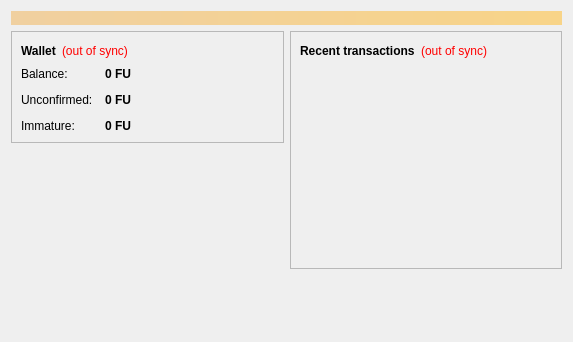
<?xml version="1.0" encoding="UTF-8"?>
<ui version="4.0">
 <class>OverviewPage</class>
 <widget class="QWidget" name="OverviewPage">
  <property name="geometry">
   <rect>
    <x>0</x>
    <y>0</y>
    <width>573</width>
    <height>342</height>
   </rect>
  </property>
  <property name="windowTitle">
   <string>Form</string>
  </property>
  <layout class="QVBoxLayout" name="topLayout">
   <item>
    <widget class="QLabel" name="labelAlerts">
     <property name="visible">
      <bool>false</bool>
     </property>
     <property name="styleSheet">
      <string notr="true">background-color: qlineargradient(x1: 0, y1: 0, x2: 1, y2: 0, stop:0 #F0D0A0, stop:1 #F8D488); color:#000000;</string>
     </property>
     <property name="wordWrap">
      <bool>true</bool>
     </property>
     <property name="margin">
      <number>3</number>
     </property>
    </widget>
   </item>
   <item>
    <layout class="QHBoxLayout" name="horizontalLayout" stretch="1,1">
     <item>
      <layout class="QVBoxLayout" name="verticalLayout_2">
       <item>
        <widget class="QFrame" name="frame">
         <property name="frameShape">
          <enum>QFrame::StyledPanel</enum>
         </property>
         <property name="frameShadow">
          <enum>QFrame::Raised</enum>
         </property>
         <layout class="QVBoxLayout" name="verticalLayout_4">
          <item>
           <layout class="QHBoxLayout" name="horizontalLayout_4">
            <item>
             <widget class="QLabel" name="label_5">
              <property name="font">
               <font>
                <weight>75</weight>
                <bold>true</bold>
               </font>
              </property>
              <property name="text">
               <string>Wallet</string>
              </property>
             </widget>
            </item>
            <item>
             <widget class="QLabel" name="labelWalletStatus">
              <property name="toolTip">
               <string>The displayed information may be out of date. Your wallet automatically synchronizes with the Fu network after a connection is established, but this process has not completed yet.</string>
              </property>
              <property name="styleSheet">
               <string notr="true">QLabel { color: red; }</string>
              </property>
              <property name="text">
               <string notr="true">(out of sync)</string>
              </property>
              <property name="alignment">
               <set>Qt::AlignLeading|Qt::AlignLeft|Qt::AlignVCenter</set>
              </property>
             </widget>
            </item>
            <item>
             <spacer name="horizontalSpacer_2">
              <property name="orientation">
               <enum>Qt::Horizontal</enum>
              </property>
              <property name="sizeHint" stdset="0">
               <size>
                <width>40</width>
                <height>20</height>
               </size>
              </property>
             </spacer>
            </item>
           </layout>
          </item>
          <item>
           <layout class="QFormLayout" name="formLayout_2">
            <property name="fieldGrowthPolicy">
             <enum>QFormLayout::AllNonFixedFieldsGrow</enum>
            </property>
            <property name="horizontalSpacing">
             <number>12</number>
            </property>
            <property name="verticalSpacing">
             <number>12</number>
            </property>
            <item row="0" column="0">
             <widget class="QLabel" name="label">
              <property name="text">
               <string>Balance:</string>
              </property>
             </widget>
            </item>
            <item row="0" column="1">
             <widget class="QLabel" name="labelBalance">
              <property name="font">
               <font>
                <weight>75</weight>
                <bold>true</bold>
               </font>
              </property>
              <property name="cursor">
               <cursorShape>IBeamCursor</cursorShape>
              </property>
              <property name="toolTip">
               <string>Your current balance</string>
              </property>
              <property name="text">
               <string notr="true">0 FU</string>
              </property>
              <property name="textInteractionFlags">
               <set>Qt::LinksAccessibleByMouse|Qt::TextSelectableByKeyboard|Qt::TextSelectableByMouse</set>
              </property>
             </widget>
            </item>
            <item row="1" column="0">
             <widget class="QLabel" name="label_3">
              <property name="text">
               <string>Unconfirmed:</string>
              </property>
             </widget>
            </item>
            <item row="1" column="1">
             <widget class="QLabel" name="labelUnconfirmed">
              <property name="font">
               <font>
                <weight>75</weight>
                <bold>true</bold>
               </font>
              </property>
              <property name="cursor">
               <cursorShape>IBeamCursor</cursorShape>
              </property>
              <property name="toolTip">
               <string>Total of transactions that have yet to be confirmed, and do not yet count toward the current balance</string>
              </property>
              <property name="text">
               <string notr="true">0 FU</string>
              </property>
              <property name="textInteractionFlags">
               <set>Qt::LinksAccessibleByMouse|Qt::TextSelectableByKeyboard|Qt::TextSelectableByMouse</set>
              </property>
             </widget>
            </item>
            <item row="2" column="0">
             <widget class="QLabel" name="labelImmatureText">
              <property name="text">
               <string>Immature:</string>
              </property>
             </widget>
            </item>
            <item row="2" column="1">
             <widget class="QLabel" name="labelImmature">
              <property name="font">
               <font>
                <weight>75</weight>
                <bold>true</bold>
               </font>
              </property>
              <property name="toolTip">
               <string>Mined balance that has not yet matured</string>
              </property>
              <property name="text">
               <string notr="true">0 FU</string>
              </property>
              <property name="textInteractionFlags">
               <set>Qt::LinksAccessibleByMouse|Qt::TextSelectableByKeyboard|Qt::TextSelectableByMouse</set>
              </property>
             </widget>
            </item>
           </layout>
          </item>
         </layout>
        </widget>
       </item>
       <item>
        <spacer name="verticalSpacer">
         <property name="orientation">
          <enum>Qt::Vertical</enum>
         </property>
         <property name="sizeHint" stdset="0">
          <size>
           <width>20</width>
           <height>40</height>
          </size>
         </property>
        </spacer>
       </item>
      <item>
         <widget class="QLabel" name="coinimage">
          <property name="text">
           <string/>
          </property>
          <property name="pixmap">
           <pixmap resource="../bitcoin.qrc">:/icons/bitcoin</pixmap>
          </property>
          <property name="scaledContents">
           <bool>false</bool>
          </property>
          <property name="alignment">
           <set>Qt::AlignCenter</set>
          </property>
          <property name="margin">
           <number>-2</number>
          </property>
         </widget>
        </item>
      </layout>
     </item>
     <item>
      <layout class="QVBoxLayout" name="verticalLayout_3">
       <item>
        <widget class="QFrame" name="frame_2">
         <property name="frameShape">
          <enum>QFrame::StyledPanel</enum>
         </property>
         <property name="frameShadow">
          <enum>QFrame::Raised</enum>
         </property>
         <layout class="QVBoxLayout" name="verticalLayout">
          <item>
           <layout class="QHBoxLayout" name="horizontalLayout_2">
            <item>
             <widget class="QLabel" name="label_4">
              <property name="text">
               <string>&lt;b&gt;Recent transactions&lt;/b&gt;</string>
              </property>
             </widget>
            </item>
            <item>
             <widget class="QLabel" name="labelTransactionsStatus">
              <property name="toolTip">
               <string>The displayed information may be out of date. Your wallet automatically synchronizes with the Fu network after a connection is established, but this process has not completed yet.</string>
              </property>
              <property name="styleSheet">
               <string notr="true">QLabel { color: red; }</string>
              </property>
              <property name="text">
               <string notr="true">(out of sync)</string>
              </property>
              <property name="alignment">
               <set>Qt::AlignRight|Qt::AlignTrailing|Qt::AlignVCenter</set>
              </property>
             </widget>
            </item>
            <item>
             <spacer name="horizontalSpacer">
              <property name="orientation">
               <enum>Qt::Horizontal</enum>
              </property>
              <property name="sizeHint" stdset="0">
               <size>
                <width>40</width>
                <height>20</height>
               </size>
              </property>
             </spacer>
            </item>
           </layout>
          </item>
          <item>
           <widget class="QListView" name="listTransactions">
            <property name="styleSheet">
             <string notr="true">QListView { background: transparent; }</string>
            </property>
            <property name="frameShape">
             <enum>QFrame::NoFrame</enum>
            </property>
            <property name="verticalScrollBarPolicy">
             <enum>Qt::ScrollBarAlwaysOff</enum>
            </property>
            <property name="horizontalScrollBarPolicy">
             <enum>Qt::ScrollBarAlwaysOff</enum>
            </property>
            <property name="selectionMode">
             <enum>QAbstractItemView::NoSelection</enum>
            </property>
           </widget>
          </item>
         </layout>
        </widget>
       </item>
       <item>
        <spacer name="verticalSpacer_2">
         <property name="orientation">
          <enum>Qt::Vertical</enum>
         </property>
         <property name="sizeHint" stdset="0">
          <size>
           <width>20</width>
           <height>40</height>
          </size>
         </property>
        </spacer>
       </item>
      </layout>
     </item>
    </layout>
   </item>
  </layout>
 </widget>
 <resources/>
 <connections/>
</ui>
